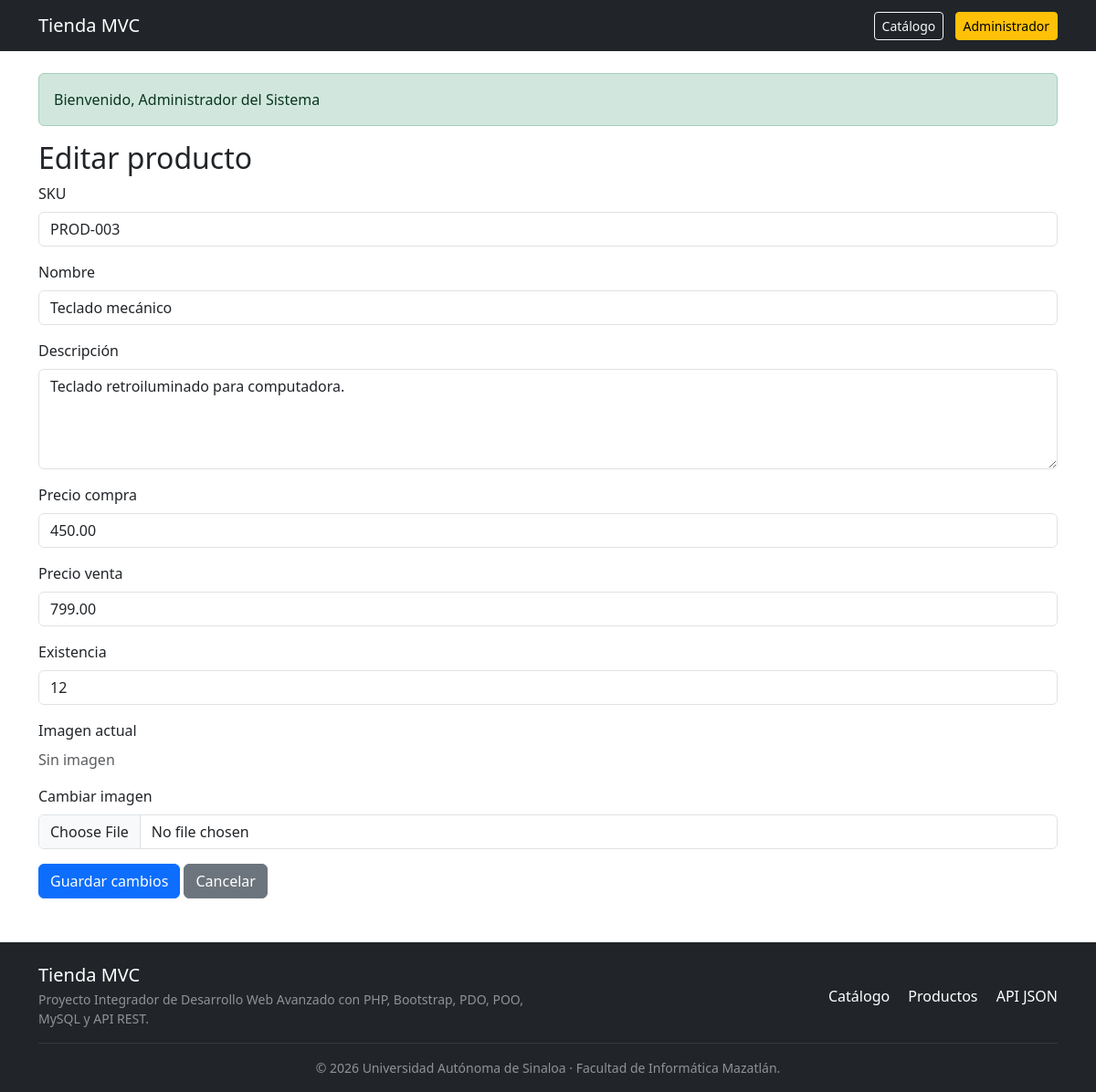
Page /index.php?route=productos/edit&id=3 (signed in) on the committed database.
### tables this page shows
CREATE TABLE IF NOT EXISTS productos (
    id INT AUTO_INCREMENT PRIMARY KEY,
    sku VARCHAR(50) NOT NULL UNIQUE,
    nombre VARCHAR(120) NOT NULL,
    descripcion TEXT NULL,
    precio_compra DECIMAL(10,2) NOT NULL DEFAULT 0.00,
    precio_venta DECIMAL(10,2) NOT NULL DEFAULT 0.00,
    existencia INT NOT NULL DEFAULT 0,
    imagen VARCHAR(255) NULL,
    created_at TIMESTAMP DEFAULT CURRENT_TIMESTAMP,
    updated_at TIMESTAMP DEFAULT CURRENT_TIMESTAMP ON UPDATE CURRENT_TIMESTAMP
);

### controllers/ProductoController.php (called while the page is built, shortened)
<?php
class ProductoController
{
    private ProductoModel $productoModel;
    public function __construct()
    {
        $this->productoModel = new ProductoModel();
    }
    public function edit(): void
    {
        $id = (int)($_GET['id'] ?? 0);
        $producto = $this->productoModel->obtenerPorId($id);
        require_once __DIR__ . '/../views/productos/edit.php';
    }
}
?>

### config/Autoload.php (called while the page is built, shortened)
<?php
spl_autoload_register(function ($class) {
    $baseDir = __DIR__ . '/../';
    $class = str_replace('\\', '/', $class);
    $parts = explode('/', $class);
    if (!empty($parts)) {
        $parts[0] = strtolower($parts[0]);
    }
    $file = $baseDir . implode('/', $parts) . '.php';
});

### config/Database.php (called while the page is built, shortened)
<?php
class Database
{
    private string $host = "localhost";
    private string $dbName = "productos";
    private string $username = "root";
    private string $password = "";
    private string $charset = "utf8mb4";
    public function connect(): PDO
    {
        try {
            $dsn = "mysql:host={$this->host};dbname={$this->dbName};charset={$this->charset}";
            $pdo = new PDO($dsn, $this->username, $this->password);
            $pdo->setAttribute(PDO::ATTR_ERRMODE, PDO::ERRMODE_EXCEPTION);
            $pdo->setAttribute(PDO::ATTR_DEFAULT_FETCH_MODE, PDO::FETCH_ASSOC);
            return $pdo;
        } catch (PDOException $e) {
            die("Error de conexión: " . $e->getMessage());
        }
    }
}

### models/ProductoModel.php (called while the page is built, shortened)
<?php
class ProductoModel
{
    private PDO $conexion;
    public function __construct()
    {
        $db = new Database();
        $this->conexion = $db->connect();
    }
    public function obtenerPorId(int $id): ?array
    {
        try {
            $sql = 'SELECT * FROM productos WHERE id = :id LIMIT 1';
            $stmt = $this->conexion->prepare($sql);
            $stmt->bindParam(':id', $id, PDO::PARAM_INT);
            $stmt->execute();
            $producto = $stmt->fetch();
            return $producto ?: null;
        } catch (PDOException $e) {
            return null;
        }
    }
}
?>

### views/productos/edit.php (the view, shortened to what this page needs)
<?php
require_once __DIR__ . '/../layouts/header.php';
?>
<h2>Editar producto</h2>
<form action="index.php?route=productos/update" method="POST" enctype="multipart/form-data">
    <div class="mb-3">
        <label class="form-label">SKU</label>
        <input
            type="text"
            name="sku"
            class="form-control"
            value="<?= htmlspecialchars($producto['sku']); ?>"
            required>
    </div>
    <div class="mb-3">
        <label class="form-label">Nombre</label>
        <input
            type="text"
            name="nombre"
            class="form-control"
            value="<?= htmlspecialchars($producto['nombre']); ?>"
            required>
    </div>
    <div class="mb-3">
        <label class="form-label">Descripción</label>
        <textarea
            name="descripcion"
            class="form-control"
            rows="4"
            required><?= htmlspecialchars($producto['descripcion']); ?></textarea>
    </div>
    <div class="mb-3">
        <label class="form-label">Precio compra</label>
        <input
            type="number"
            step="0.01"
            name="precio_compra"
            class="form-control"
            value="<?= htmlspecialchars((string)$producto['precio_compra']); ?>"
            required>
    </div>
    <div class="mb-3">
        <label class="form-label">Precio venta</label>
        <input
            type="number"
            step="0.01"
            name="precio_venta"
            class="form-control"
            value="<?= htmlspecialchars((string)$producto['precio_venta']); ?>"
            required>
    </div>
    <div class="mb-3">
        <label class="form-label">Existencia</label>
        <input
            type="number"
            name="existencia"
            class="form-control"
            value="<?= htmlspecialchars((string)$producto['existencia']); ?>"
            required>
    </div>
    <div class="mb-3">
        <label class="form-label">Imagen actual</label>
        <br>
        <?php if (!empty($producto['imagen'])): ?>
            <img
                src="views/img/<?= htmlspecialchars($producto['imagen']); ?>"
                width="150"
                class="img-thumbnail">
        <?php else: ?>
            <p class="text-muted">Sin imagen</p>
        <?php endif; ?>
    </div>
    <div class="mb-3">
        <label class="form-label">Cambiar imagen</label>
        <input
            type="file"
            name="imagen"
            class="form-control"
            accept=".jpg,.jpeg,.png,.webp">
    </div>
    <button type="submit" class="btn btn-primary">
        Guardar cambios
    </button>
    <a href="index.php?route=productos" class="btn btn-secondary">
        Cancelar
    </a>
</form>
<?php
require_once __DIR__ . '/../layouts/footer.php';
?>

### rows in the picture
productos: sku "PROD-003", nombre "Teclado mecánico", descripcion "Teclado retroiluminado para computadora.", precio_compra "450.00", precio_venta "799.00", existencia "12"

### other values in the picture
$_SESSION['success'] "Bienvenido, Administrador del Sistema"
